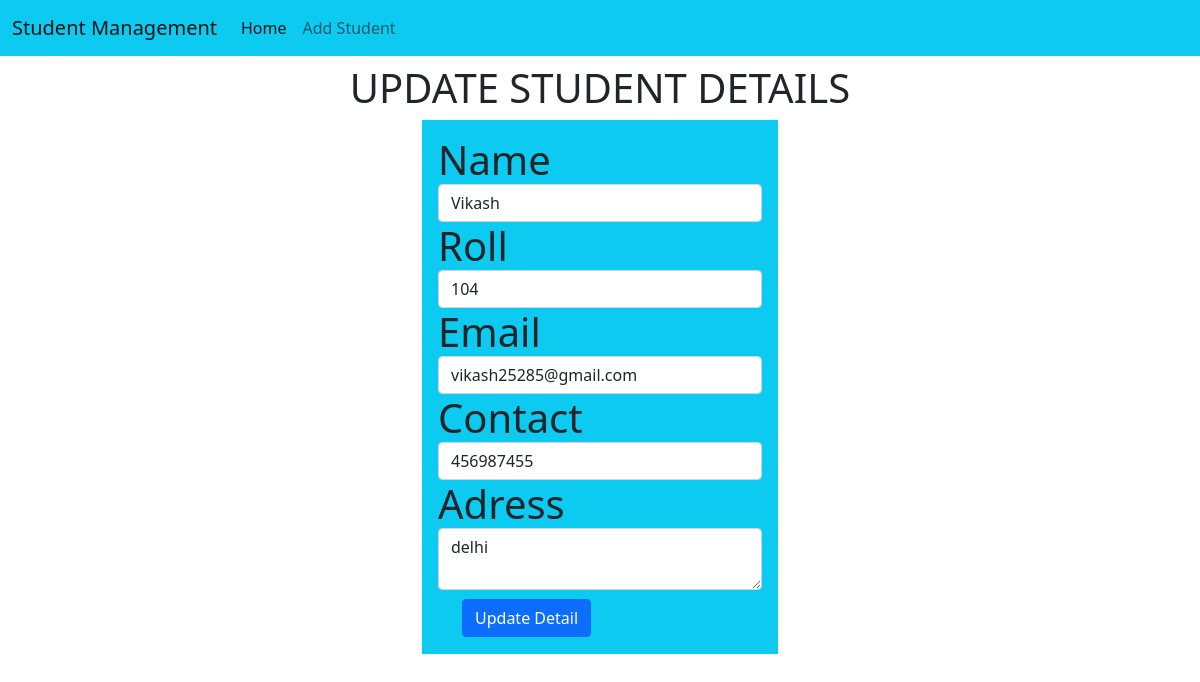
/update/17, run on the app's committed database.
### std/models.py (models this page shows, shortened)
class Student(models.Model):
     m_roll=models.CharField(max_length=150,null=False)
     m_name=models.CharField(max_length=150)
     m_email=models.CharField(max_length=150)
     m_adress=models.CharField(max_length=150)
     m_phone=models.CharField(max_length=150)

### std/views.py (the view)
# urls.py: path('update/<id>',views.updateData,name="updateData"),
def updateData(request,id):
    edit=Student.objects.get(id=id)
    return render(request,'update.html',{'edit':edit})

### std/Templates/update.html (shortened to what this page needs)
{% extends 'base.html'%}
{% block main_content %}
<h1 class="text-center my-2"> UPDATE STUDENT DETAILS<h1>
  <div class="container">
       <div class="row">
          <div class="col-md-4 offset-md-4">
            <div class="cards bg-info">
              <div class="card-body">
                <form action="/do-update/{{edit.id}}" method="post">
                    <div class="md-3 ">
                       <label for="Name">Name </label>
                       <input type="text" id="name" class="form-control" name='name' placeholder="Enter Your Name" require value={{edit.m_name}}>
                     </div>
                   <div class="md-3 ">
                       <label for="roll">Roll</label>
                       <input type="text" id="roll" class="form-control" name='roll' placeholder='Enter Your roll' require value={{edit.m_roll}}>
                   </div>
                   <div class="md-3 ">
                       <label for="email">Email </label>
                       <input type="text" id="email" class="form-control" name='email' placeholder ="Enter Your Email" require value={{edit.m_email}}>
                   </div>
                   <div class="md-3">
                       <label for="contact">Contact </label>
                       <input id="contact" class="form-control" name='contact' placeholder="Enter Your Contact Number " require value={{edit.m_phone}}>
                   </div>
                  <div class="md-3">
                       <label for="adress">Adress </label>
                       <textarea name="adress" id="adress" row="5" class="form-control"  placeholder="Enter Your Adress " >{{edit.m_adress}}</textarea>
                   </div>
                   <div class="container">
                    <button  class="btn btn-primary">
                        Update Detail
                    </button>
                   </div>
                </form>
              </div>
            </div>
          </div>
       </div>
  </div>
{% endblock main_content %}

### data on the page
Student: name "Vikash", roll "104", email "vikash25285@gmail.com", contact "456987455", adress "delhi"
